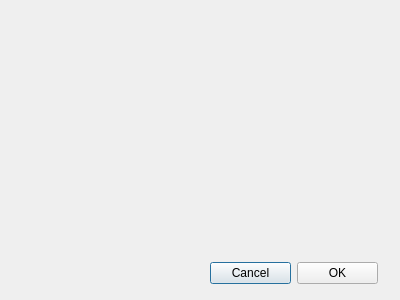
<?xml version="1.0" encoding="UTF-8"?>
<ui version="4.0">
 <class>Hodnoty</class>
 <widget class="QDialog" name="Hodnoty">
  <property name="geometry">
   <rect>
    <x>0</x>
    <y>0</y>
    <width>400</width>
    <height>300</height>
   </rect>
  </property>
  <property name="windowTitle">
   <string>Dialog</string>
  </property>
  <widget class="QWidget" name="">
   <property name="geometry">
    <rect>
     <x>210</x>
     <y>260</y>
     <width>168</width>
     <height>27</height>
    </rect>
   </property>
   <layout class="QHBoxLayout" name="horizontalLayout">
    <item>
     <widget class="QPushButton" name="pushButton">
      <property name="text">
       <string>Cancel</string>
      </property>
     </widget>
    </item>
    <item>
     <widget class="QPushButton" name="pushButton_2">
      <property name="text">
       <string>OK</string>
      </property>
     </widget>
    </item>
   </layout>
  </widget>
 </widget>
 <resources/>
 <connections>
  <connection>
   <sender>pushButton</sender>
   <signal>clicked()</signal>
   <receiver>Hodnoty</receiver>
   <slot>close()</slot>
   <hints>
    <hint type="sourcelabel">
     <x>244</x>
     <y>282</y>
    </hint>
    <hint type="destinationlabel">
     <x>223</x>
     <y>297</y>
    </hint>
   </hints>
  </connection>
  <connection>
   <sender>pushButton_2</sender>
   <signal>clicked()</signal>
   <receiver>Hodnoty</receiver>
   <slot>accept()</slot>
   <hints>
    <hint type="sourcelabel">
     <x>349</x>
     <y>282</y>
    </hint>
    <hint type="destinationlabel">
     <x>369</x>
     <y>295</y>
    </hint>
   </hints>
  </connection>
 </connections>
</ui>
